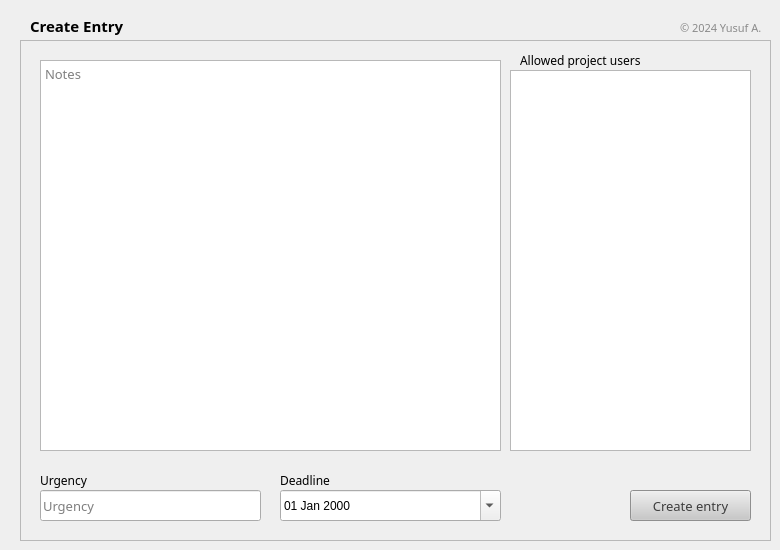
    <widget class="QWidget" name="tab_create_entry">
     <attribute name="title">
      <string>Create Entry</string>
     </attribute>
     <widget class="QFrame" name="frame_3">
      <property name="geometry">
       <rect>
        <x>20</x>
        <y>40</y>
        <width>751</width>
        <height>501</height>
       </rect>
      </property>
      <property name="frameShape">
       <enum>QFrame::StyledPanel</enum>
      </property>
      <property name="frameShadow">
       <enum>QFrame::Raised</enum>
      </property>
      <widget class="QLineEdit" name="create_urgency">
       <property name="geometry">
        <rect>
         <x>20</x>
         <y>450</y>
         <width>221</width>
         <height>31</height>
        </rect>
       </property>
       <property name="font">
        <font>
         <family>CMU Sans Serif</family>
         <pointsize>10</pointsize>
         <weight>50</weight>
         <bold>false</bold>
        </font>
       </property>
       <property name="styleSheet">
        <string notr="true">padding-left: .5em;</string>
       </property>
       <property name="readOnly">
        <bool>false</bool>
       </property>
       <property name="placeholderText">
        <string>Urgency</string>
       </property>
      </widget>
      <widget class="QPlainTextEdit" name="create_notes">
       <property name="geometry">
        <rect>
         <x>20</x>
         <y>20</y>
         <width>461</width>
         <height>391</height>
        </rect>
       </property>
       <property name="font">
        <font>
         <family>CMU Sans Serif</family>
         <pointsize>10</pointsize>
         <weight>50</weight>
         <bold>false</bold>
        </font>
       </property>
       <property name="styleSheet">
        <string notr="true">padding: .5em;</string>
       </property>
       <property name="readOnly">
        <bool>false</bool>
       </property>
       <property name="placeholderText">
        <string>Notes</string>
       </property>
      </widget>
      <widget class="QPushButton" name="btn_create_entry">
       <property name="enabled">
        <bool>true</bool>
       </property>
       <property name="geometry">
        <rect>
         <x>610</x>
         <y>450</y>
         <width>121</width>
         <height>31</height>
        </rect>
       </property>
       <property name="font">
        <font>
         <family>CMU Sans Serif</family>
         <pointsize>10</pointsize>
         <weight>50</weight>
         <bold>false</bold>
        </font>
       </property>
       <property name="styleSheet">
        <string notr="true">background-color: rgb(200, 200, 200);
color: #3d3d3d;</string>
       </property>
       <property name="text">
        <string>Create entry</string>
       </property>
       <property name="default">
        <bool>false</bool>
       </property>
       <property name="flat">
        <bool>false</bool>
       </property>
      </widget>
      <widget class="QListWidget" name="create_project_users">
       <property name="enabled">
        <bool>true</bool>
       </property>
       <property name="geometry">
        <rect>
         <x>490</x>
         <y>30</y>
         <width>241</width>
         <height>381</height>
        </rect>
       </property>
       <property name="editTriggers">
        <set>QAbstractItemView::NoEditTriggers</set>
       </property>
       <property name="selectionMode">
        <enum>QAbstractItemView::MultiSelection</enum>
       </property>
       <property name="selectionBehavior">
        <enum>QAbstractItemView::SelectItems</enum>
       </property>
      </widget>
      <widget class="QLabel" name="label_18">
       <property name="geometry">
        <rect>
         <x>500</x>
         <y>10</y>
         <width>221</width>
         <height>21</height>
        </rect>
       </property>
       <property name="font">
        <font>
         <family>CMU Sans Serif</family>
         <pointsize>9</pointsize>
         <weight>50</weight>
         <bold>false</bold>
        </font>
       </property>
       <property name="text">
        <string>Allowed project users</string>
       </property>
      </widget>
      <widget class="QDateEdit" name="create_deadline">
       <property name="geometry">
        <rect>
         <x>260</x>
         <y>450</y>
         <width>221</width>
         <height>31</height>
        </rect>
       </property>
       <property name="accelerated">
        <bool>true</bool>
       </property>
       <property name="displayFormat">
        <string>dd MMM yyyy</string>
       </property>
       <property name="calendarPopup">
        <bool>true</bool>
       </property>
      </widget>
      <widget class="QLabel" name="label_21">
       <property name="geometry">
        <rect>
         <x>260</x>
         <y>430</y>
         <width>51</width>
         <height>21</height>
        </rect>
       </property>
       <property name="font">
        <font>
         <family>CMU Sans Serif</family>
         <pointsize>9</pointsize>
         <weight>50</weight>
         <bold>false</bold>
        </font>
       </property>
       <property name="text">
        <string>Deadline</string>
       </property>
      </widget>
      <widget class="QLabel" name="label_22">
       <property name="geometry">
        <rect>
         <x>20</x>
         <y>430</y>
         <width>51</width>
         <height>21</height>
        </rect>
       </property>
       <property name="font">
        <font>
         <family>CMU Sans Serif</family>
         <pointsize>9</pointsize>
         <weight>50</weight>
         <bold>false</bold>
        </font>
       </property>
       <property name="text">
        <string>Urgency</string>
       </property>
      </widget>
     </widget>
     <widget class="QLabel" name="label_12">
      <property name="geometry">
       <rect>
        <x>30</x>
        <y>10</y>
        <width>181</width>
        <height>31</height>
       </rect>
      </property>
      <property name="font">
       <font>
        <family>CMU Sans Serif</family>
        <pointsize>11</pointsize>
        <weight>75</weight>
        <bold>true</bold>
       </font>
      </property>
      <property name="text">
       <string>Create Entry</string>
      </property>
     </widget>
     <widget class="QLabel" name="label_5">
      <property name="geometry">
       <rect>
        <x>680</x>
        <y>20</y>
        <width>91</width>
        <height>16</height>
       </rect>
      </property>
      <property name="font">
       <font>
        <family>CMU Sans Serif</family>
        <pointsize>8</pointsize>
        <weight>50</weight>
        <bold>false</bold>
       </font>
      </property>
      <property name="styleSheet">
       <string notr="true">color: #8a8a8a;</string>
      </property>
      <property name="text">
       <string>© 2024 Yusuf A.</string>
      </property>
      <property name="alignment">
       <set>Qt::AlignLeading|Qt::AlignLeft|Qt::AlignVCenter</set>
      </property>
      <property name="wordWrap">
       <bool>true</bool>
      </property>
     </widget>
    </widget>
